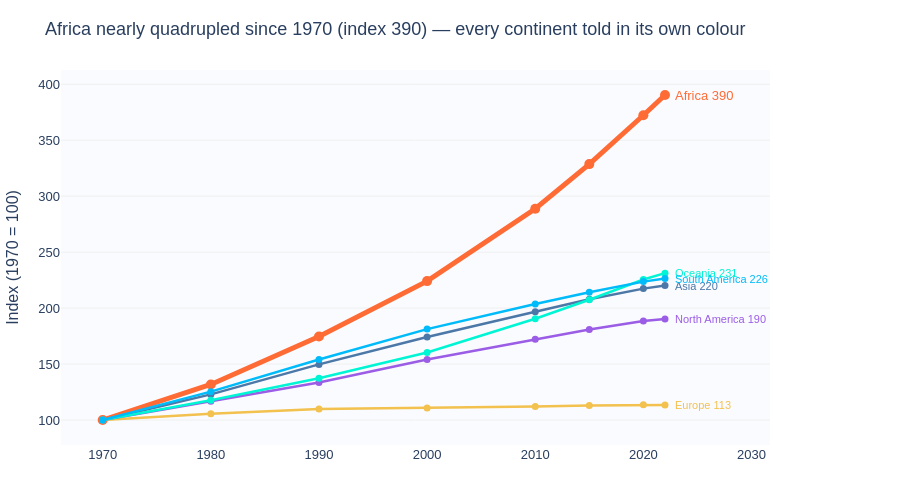

The code cell stored with this chart in its notebook:
### Markdown cell above
**Chart choice & justification:** *Which chart did you choose, and why? Justify design choices.

**Line chart** with a full continent colour palette. Time series → lines; indexing to 1970 = 100 makes relative growth comparable. Every continent keeps its own colour so trajectories stay identifiable; Africa is drawn thicker and labelled as the fastest grower.

### Code cell
# Q1 — WHY a LINE chart?
# Population change over time is a continuous trend → a line encodes continuity.
# Indexing to 1970=100 makes continents comparable by *relative* growth, not raw size.
# Colour = continent identity; Africa is thicker because it is the fastest-growing story.

CONT = {
    'Africa': '#FF6B35', 'Asia': '#4C78A8', 'Europe': '#F2C14E',
    'North America': '#9B5DE5', 'South America': '#00BBF9', 'Oceania': '#00F5D4',
}

cont = df_long.groupby(['Continent', 'Year'], as_index=False)['Population'].sum()
base = cont.loc[cont['Year'] == 1970].set_index('Continent')['Population']
cont['Growth_index'] = cont.apply(lambda r: r['Population'] / base[r['Continent']] * 100, axis=1)
fastest = cont.loc[cont['Year'] == 2022].sort_values('Growth_index', ascending=False).iloc[0]

fig = px.line(
    cont, x='Year', y='Growth_index', color='Continent',
    color_discrete_map=CONT, markers=True,
    labels={'Growth_index': 'Population index (1970 = 100)', 'Year': ''},
    template='plotly_white', height=500,
)
fig.update_traces(line=dict(width=2.5), marker=dict(size=7))
fig.update_traces(selector=dict(name=fastest['Continent']), line=dict(width=5), marker=dict(size=10))

for cname in cont['Continent'].unique():
    end = cont[(cont['Continent'] == cname) & (cont['Year'] == 2022)].iloc[0]
    fig.add_annotation(
        x=end['Year'], y=end['Growth_index'],
        text=f"{cname} {end['Growth_index']:.0f}",
        showarrow=False, xanchor='left', xshift=8,
        font=dict(color=CONT[cname], size=11 if cname != fastest['Continent'] else 13, family='Arial'),
    )

fig.update_layout(
    title=f"Africa nearly quadrupled since 1970 (index {fastest['Growth_index']:.0f}) — every continent told in its own colour",
    font=dict(family='Arial', size=13), showlegend=False,
    yaxis=dict(gridcolor='#F0F0F0', title='Index (1970 = 100)', zeroline=False),
    xaxis=dict(showgrid=False), plot_bgcolor='#FAFBFF',
    margin=dict(l=60, r=130, t=70, b=40),
)
fig.show()

### Figure 1 — Plotly figure (JSON) as saved in the notebook; plotly's stock layout.template omitted (floating-point values rounded to 4 significant figures)
{"data": [{"hovertemplate": "Continent=Africa<br>=%{x}<br>Population index (1970 = 100)=%{y}<extra></extra>", "legendgroup": "Africa", "line": {"color": "#FF6B35", "dash": "solid", "width": 5}, "marker": {"size": 10, "symbol": "circle"}, "mode": "lines+markers", "name": "Africa", "orientation": "v", "showlegend": true, "type": "scatter", "x": [1970, 1980, 1990, 2000, 2010, 2015, 2020, 2022], "xaxis": "x", "y": [100.0, 131.8, 174.6, 224.1, 288.8, 328.7, 372.3, 390.4], "yaxis": "y"}, {"hovertemplate": "Continent=Asia<br>=%{x}<br>Population index (1970 = 100)=%{y}<extra></extra>", "legendgroup": "Asia", "line": {"color": "#4C78A8", "dash": "solid", "width": 2.5}, "marker": {"size": 7, "symbol": "circle"}, "mode": "lines+markers", "name": "Asia", "orientation": "v", "showlegend": true, "type": "scatter", "x": [1970, 1980, 1990, 2000, 2010, 2015, 2020, 2022], "xaxis": "x", "y": [100.0, 122.9, 149.7, 174.1, 196.7, 207.9, 217.4, 220.1], "yaxis": "y"}, {"hovertemplate": "Continent=Europe<br>=%{x}<br>Population index (1970 = 100)=%{y}<extra></extra>", "legendgroup": "Europe", "line": {"color": "#F2C14E", "dash": "solid", "width": 2.5}, "marker": {"size": 7, "symbol": "circle"}, "mode": "lines+markers", "name": "Europe", "orientation": "v", "showlegend": true, "type": "scatter", "x": [1970, 1980, 1990, 2000, 2010, 2015, 2020, 2022], "xaxis": "x", "y": [100.0, 105.6, 109.8, 110.7, 112.1, 113.1, 113.7, 113.3], "yaxis": "y"}, {"hovertemplate": "Continent=North America<br>=%{x}<br>Population index (1970 = 100)=%{y}<extra></extra>", "legendgroup": "North America", "line": {"color": "#9B5DE5", "dash": "solid", "width": 2.5}, "marker": {"size": 7, "symbol": "circle"}, "mode": "lines+markers", "name": "North America", "orientation": "v", "showlegend": true, "type": "scatter", "x": [1970, 1980, 1990, 2000, 2010, 2015, 2020, 2022], "xaxis": "x", "y": [100.0, 116.8, 133.6, 154.1, 172.1, 180.8, 188.4, 190.3], "yaxis": "y"}, {"hovertemplate": "Continent=Oceania<br>=%{x}<br>Population index (1970 = 100)=%{y}<extra></extra>", "legendgroup": "Oceania", "line": {"color": "#00F5D4", "dash": "solid", "width": 2.5}, "marker": {"size": 7, "symbol": "circle"}, "mode": "lines+markers", "name": "Oceania", "orientation": "v", "showlegend": true, "type": "scatter", "x": [1970, 1980, 1990, 2000, 2010, 2015, 2020, 2022], "xaxis": "x", "y": [100.0, 117.7, 137.3, 160.3, 190.5, 207.4, 225.5, 231.2], "yaxis": "y"}, {"hovertemplate": "Continent=South America<br>=%{x}<br>Population index (1970 = 100)=%{y}<extra></extra>", "legendgroup": "South America", "line": {"color": "#00BBF9", "dash": "solid", "width": 2.5}, "marker": {"size": 7, "symbol": "circle"}, "mode": "lines+markers", "name": "South America", "orientation": "v", "showlegend": true, "type": "scatter", "x": [1970, 1980, 1990, 2000, 2010, 2015, 2020, 2022], "xaxis": "x", "y": [100.0, 125.3, 154.0, 181.2, 203.7, 214.1, 223.7, 226.4], "yaxis": "y"}], "layout": {"annotations": [{"font": {"color": "#FF6B35", "family": "Arial", "size": 13}, "showarrow": false, "text": "Africa 390", "x": 2022, "xanchor": "left", "xshift": 8, "y": 390.4}, {"font": {"color": "#4C78A8", "family": "Arial", "size": 11}, "showarrow": false, "text": "Asia 220", "x": 2022, "xanchor": "left", "xshift": 8, "y": 220.1}, {"font": {"color": "#F2C14E", "family": "Arial", "size": 11}, "showarrow": false, "text": "Europe 113", "x": 2022, "xanchor": "left", "xshift": 8, "y": 113.3}, {"font": {"color": "#9B5DE5", "family": "Arial", "size": 11}, "showarrow": false, "text": "North America 190", "x": 2022, "xanchor": "left", "xshift": 8, "y": 190.3}, {"font": {"color": "#00F5D4", "family": "Arial", "size": 11}, "showarrow": false, "text": "Oceania 231", "x": 2022, "xanchor": "left", "xshift": 8, "y": 231.2}, {"font": {"color": "#00BBF9", "family": "Arial", "size": 11}, "showarrow": false, "text": "South America 226", "x": 2022, "xanchor": "left", "xshift": 8, "y": 226.4}], "font": {"family": "Arial", "size": 13}, "height": 500, "legend": {"title": {"text": "Continent"}, "tracegroupgap": 0}, "margin": {"b": 40, "l": 60, "r": 130, "t": 70}, "plot_bgcolor": "#FAFBFF", "showlegend": false, "title": {"text": "Africa nearly quadrupled since 1970 (index 390) — every continent told in its own colour"}, "xaxis": {"anchor": "y", "domain": [0, 1], "showgrid": false, "title": {"text": ""}}, "yaxis": {"anchor": "x", "domain": [0, 1], "gridcolor": "#F0F0F0", "title": {"text": "Index (1970 = 100)"}, "zeroline": false}}}
